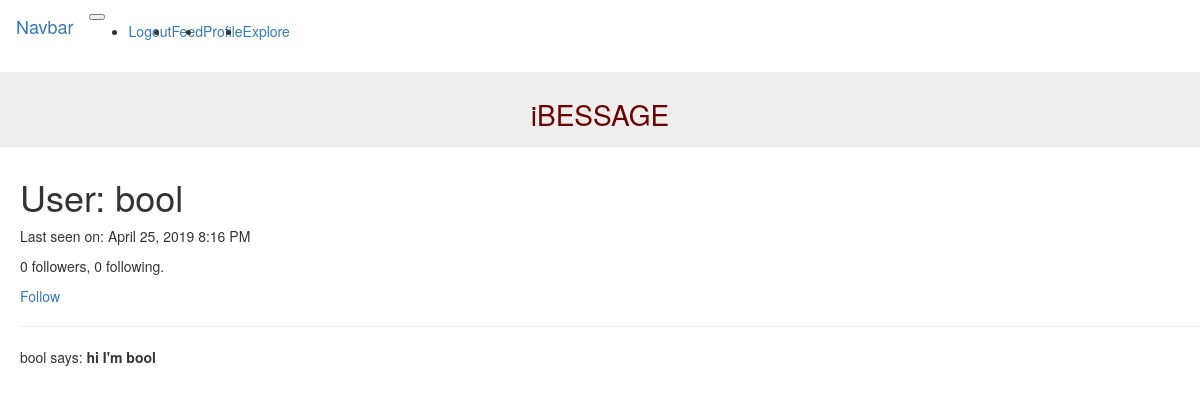
The app's page /user/bool (signed in) with its own data.
### app/models.py (models this page shows, shortened)
class User(UserMixin, db.Model):
    id = db.Column(db.Integer, primary_key=True)
    username = db.Column(db.String(64), index=True, unique=True)
    email = db.Column(db.String(120), index=True, unique=True)
    password_hash = db.Column(db.String(128))
    posts = db.relationship('Post', backref='author', lazy='dynamic')
    about_me = db.Column(db.String(140))
    last_seen = db.Column(db.DateTime, default=datetime.utcnow)
    followed = db.relationship(
        'User', secondary=followers,
        primaryjoin=(followers.c.follower_id == id),
        secondaryjoin=(followers.c.followed_id == id),
        backref=db.backref('followers', lazy='dynamic'), lazy='dynamic')
    def is_following(self, user):
        return self.followed.filter(
            followers.c.followed_id == user.id).count() > 0

class Post(db.Model):
    id = db.Column(db.Integer, primary_key=True)
    body = db.Column(db.String(140))
    timestamp = db.Column(db.DateTime, index=True, default=datetime.utcnow)
    user_id = db.Column(db.Integer, db.ForeignKey('user.id'))

### app/routes.py (the view)
@app.route('/user/<username>')
@login_required
def user(username):
    user = User.query.filter_by(username=username).first_or_404()
    posts = user.posts.order_by(Post.timestamp.desc())
    return render_template('user.html', user=user, posts=posts)

### app/models.py (called while the page is built)
@login.user_loader
def load_user(id):
    return User.query.get(int(id))

### app/templates/user.html (shortened to what this page needs)
{% extends "base.html" %}
{% block appcontent %}
    <h1>User: {{ user.username }}</h1>
    {% if user.last_seen %}<p>Last seen on: {{ moment(user.last_seen).format('LLL') }}</p>{% endif %}
    <p>{{ user.followers.count() }} followers, {{ user.followed.count() }} following.</p>
    {% if user == current_user %}
    <p><a href="{{ url_for('edit_profile') }}">Edit your profile</a></p>
    {% elif not current_user.is_following(user) %}
    <p><a href="{{ url_for('follow', username=user.username) }}">Follow</a></p>
    {% else %}
    <p><a href="{{ url_for('unfollow', username=user.username) }}">Unfollow</a></p>
    {% endif %}
    <hr>
    {% for post in posts %}
    <p>
    {{ post.author.username }} says: <b>{{ post.body }}</b>
    </p>
    {% endfor %}
{% endblock %}

### records on screen
User: username "bool", last_seen "April 25, 2019 8:16 PM"
Post: author.username "bool", body "hi I'm bool"

### other values on screen
{{ user.followers.count() }} "0"
{{ user.followed.count() }} "0"
